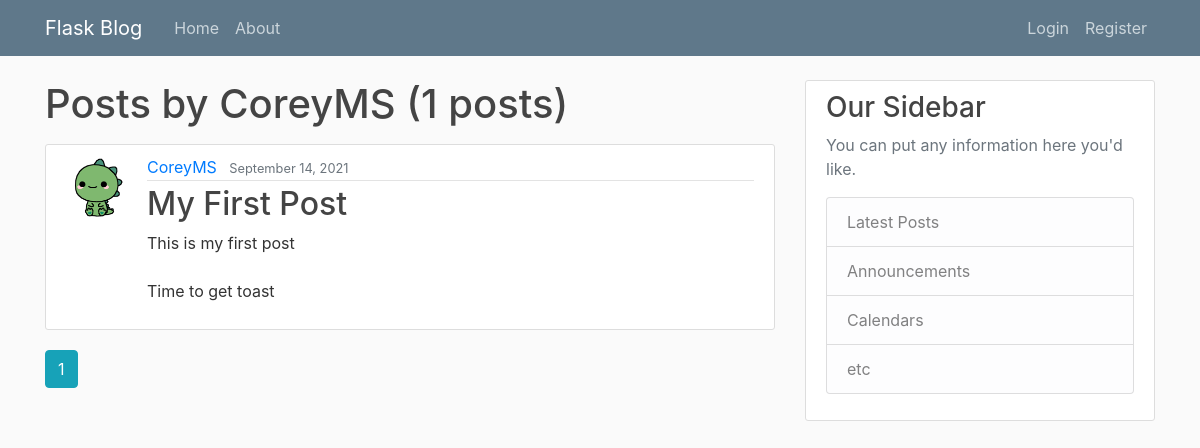
The page /user/CoreyMS on the database as committed earlier.
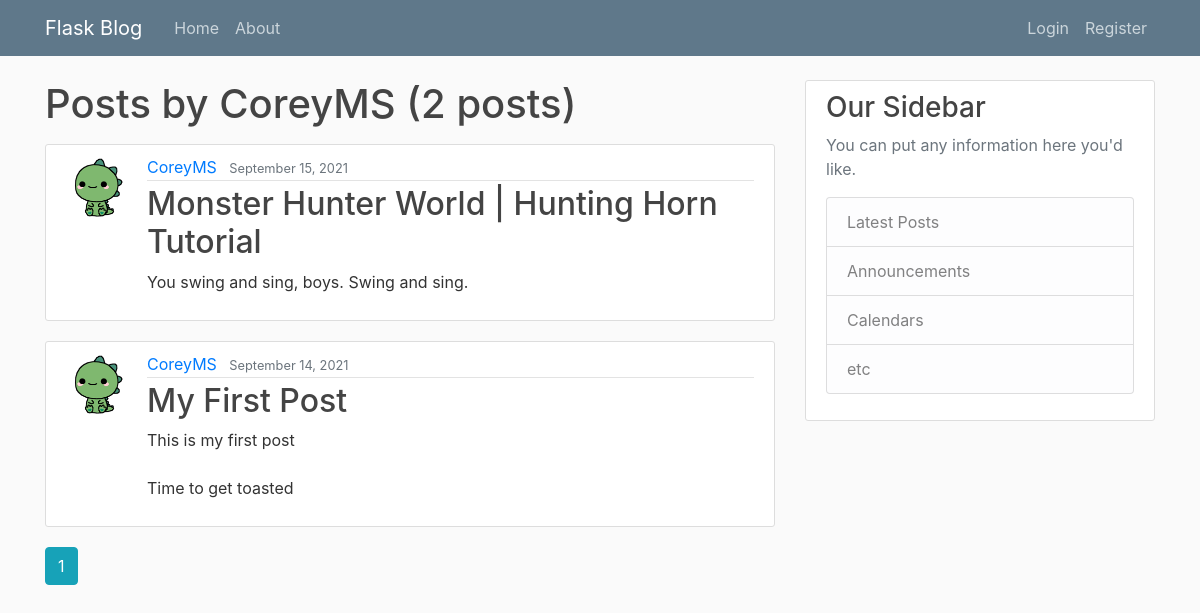
The same page on the database as committed later.
### flaskblog/models.py (models this page shows, shortened)
class Post(db.Model):
    __tablename__ = 'post'
    id = db.Column(db.Integer, primary_key=True)
    title = db.Column(db.String(120), nullable=False)
    date_posted = db.Column(db.DateTime, nullable=False, default=datetime.utcnow)
    content = db.Column(db.Text, nullable=False)
    user_id = db.Column(db.Integer, db.ForeignKey('user.id'), nullable=False)

class User(db.Model, UserMixin):
    __tablename__ = 'user'
    id = db.Column(db.Integer, primary_key=True)
    username = db.Column(db.String(20), unique=True, nullable=False)
    email = db.Column(db.String(120), unique=True, nullable=False)
    image_file = db.Column(db.String(20), nullable=False, default='default.jpg')
    password = db.Column(db.String(60), nullable=False)
    posts = db.relationship('Post', backref='author', lazy=True)

### flaskblog/routes.py (the view)
@app.route("/user/<string:username>")
def user_posts(username):
    page = request.args.get('page', 1, type=int)
    user = User.query.filter_by(username=username).first_or_404()
    posts = Post.query.filter_by(author=user).\
        order_by(Post.date_posted.desc())\
        .paginate(page=page, per_page=5)
    return render_template('user_posts.html', posts=posts, user=user)

### flaskblog/templates/user_posts.html
{% extends "layout.html" %}
{% block content %}
    <h1 class="mb-3">Posts by {{ user.username }} ({{ posts.total }} posts)</h1>
    {% for post in posts.items %}
        <article class="media content-section">
            <img class="rounded-circle article-img"
                 src="{{ url_for('static', filename='profile_pics/' + post.author.image_file) }}">
            <div class="media-body">
                <div class="article-metadata">
                    <a class="mr-2" href="{{ url_for('user_posts', username=post.author.username) }}">
                        {{ post.author.username }}
                    </a>
                    <small class="text-muted">{{ post.date_posted.strftime('%B %d, %Y') }}</small>
                </div>
                <h2><a class="article-title" href="{{ url_for('post', post_id=post.id) }}">{{ post.title }}</a></h2>
                <p class="article-content">{{ post.content }}</p>
            </div>
        </article>
    {% endfor %}
    {% for page_num in posts.iter_pages(left_edge=1, right_edge=1, left_current=2, right_current=3) %}
        {% if page_num %}
            {% if posts.page == page_num %}
                <a class="btn btn-info mb-4" href="{{ url_for('user_posts', username=user.username, page=page_num) }}">{{ page_num }}</a>
            {% else %}
                <a class="btn btn-outline-info mb-4" href="{{ url_for('user_posts', username=user.username, page=page_num) }}">{{ page_num }}</a>
            {% endif %}
        {% else %}
            ...
        {% endif %}
    {% endfor %}
{% endblock content %}

Rows that differ between the two databases and show on the page:
added Post: image_file (picture), author.username "CoreyMS", date_posted "September 15, 2021", title "Monster Hunter World | Hunting Horn Tutorial", content "You swing and sing, boys. Swing and sing."
changed Post "My First Post": content "This is my first post Time to get toast" → "This is my first post Time to get toasted"
Other text that changed with them:
{{ posts.total }}: "1" → "2"
